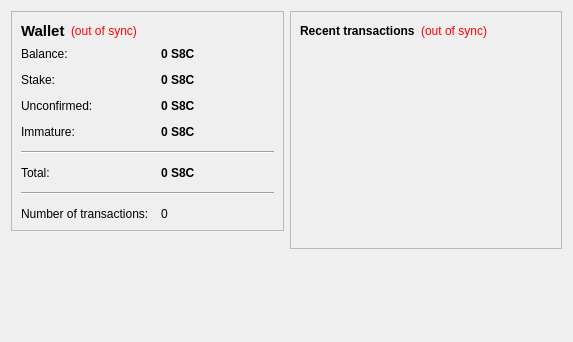
<?xml version="1.0" encoding="UTF-8"?>
<ui version="4.0">
 <class>OverviewPage</class>
 <widget class="QWidget" name="OverviewPage">
  <property name="geometry">
   <rect>
    <x>0</x>
    <y>0</y>
    <width>573</width>
    <height>342</height>
   </rect>
  </property>
  <property name="windowTitle">
   <string>Form</string>
  </property>
  <layout class="QHBoxLayout" name="horizontalLayout" stretch="1,1">
   <item>
    <layout class="QVBoxLayout" name="verticalLayout_2">
     <item>
      <widget class="QFrame" name="frame">
       <property name="frameShape">
        <enum>QFrame::StyledPanel</enum>
       </property>
       <property name="frameShadow">
        <enum>QFrame::Raised</enum>
       </property>
       <layout class="QVBoxLayout" name="verticalLayout_4">
        <item>
         <layout class="QHBoxLayout" name="horizontalLayout_4">
          <item>
           <widget class="QLabel" name="label_5">
            <property name="font">
             <font>
              <pointsize>11</pointsize>
              <weight>75</weight>
              <bold>true</bold>
             </font>
            </property>
            <property name="text">
             <string>Wallet</string>
            </property>
           </widget>
          </item>
          <item>
           <widget class="QLabel" name="labelWalletStatus">
            <property name="toolTip">
             <string>The displayed information may be out of date. Your wallet automatically synchronizes with the S88Coin network after a connection is established, but this process has not completed yet.</string>
            </property>
            <property name="styleSheet">
             <string notr="true">QLabel { color: red; }</string>
            </property>
            <property name="text">
             <string notr="true">(out of sync)</string>
            </property>
            <property name="alignment">
             <set>Qt::AlignLeading|Qt::AlignLeft|Qt::AlignVCenter</set>
            </property>
           </widget>
          </item>
          <item>
           <spacer name="horizontalSpacer_2">
            <property name="orientation">
             <enum>Qt::Horizontal</enum>
            </property>
            <property name="sizeHint" stdset="0">
             <size>
              <width>40</width>
              <height>20</height>
             </size>
            </property>
           </spacer>
          </item>
         </layout>
        </item>
        <item>
         <layout class="QFormLayout" name="formLayout_2">
          <property name="fieldGrowthPolicy">
           <enum>QFormLayout::AllNonFixedFieldsGrow</enum>
          </property>
          <property name="horizontalSpacing">
           <number>12</number>
          </property>
          <property name="verticalSpacing">
           <number>12</number>
          </property>
          <item row="0" column="0">
           <widget class="QLabel" name="label">
            <property name="text">
             <string>Balance:</string>
            </property>
           </widget>
          </item>
          <item row="0" column="1">
           <widget class="QLabel" name="labelBalance">
            <property name="font">
             <font>
              <weight>75</weight>
              <bold>true</bold>
             </font>
            </property>
            <property name="cursor">
             <cursorShape>IBeamCursor</cursorShape>
            </property>
            <property name="toolTip">
             <string>Your current balance</string>
            </property>
            <property name="text">
             <string notr="true">0 S8C</string>
            </property>
            <property name="textInteractionFlags">
             <set>Qt::LinksAccessibleByMouse|Qt::TextSelectableByKeyboard|Qt::TextSelectableByMouse</set>
            </property>
           </widget>
          </item>
          <item row="1" column="0">
           <widget class="QLabel" name="label_6">
            <property name="text">
             <string>Stake:</string>
            </property>
           </widget>
          </item>
          <item row="1" column="1">
           <widget class="QLabel" name="labelStake">
            <property name="font">
             <font>
              <weight>75</weight>
              <bold>true</bold>
             </font>
            </property>
            <property name="cursor">
             <cursorShape>IBeamCursor</cursorShape>
            </property>
            <property name="toolTip">
             <string>Total of coins that was staked, and do not yet count toward the current balance</string>
            </property>
            <property name="text">
             <string notr="true">0 S8C</string>
            </property>
            <property name="textInteractionFlags">
             <set>Qt::LinksAccessibleByMouse|Qt::TextSelectableByKeyboard|Qt::TextSelectableByMouse</set>
            </property>
           </widget>
          </item>
          <item row="2" column="0">
           <widget class="QLabel" name="label_3">
            <property name="text">
             <string>Unconfirmed:</string>
            </property>
           </widget>
          </item>
          <item row="2" column="1">
           <widget class="QLabel" name="labelUnconfirmed">
            <property name="font">
             <font>
              <weight>75</weight>
              <bold>true</bold>
             </font>
            </property>
            <property name="cursor">
             <cursorShape>IBeamCursor</cursorShape>
            </property>
            <property name="toolTip">
             <string>Total of transactions that have yet to be confirmed, and do not yet count toward the current balance</string>
            </property>
            <property name="text">
             <string notr="true">0 S8C</string>
            </property>
            <property name="textInteractionFlags">
             <set>Qt::LinksAccessibleByMouse|Qt::TextSelectableByKeyboard|Qt::TextSelectableByMouse</set>
            </property>
           </widget>
          </item>
          <item row="3" column="0">
           <widget class="QLabel" name="labelImmatureText">
            <property name="text">
             <string>Immature:</string>
            </property>
           </widget>
          </item>
          <item row="3" column="1">
           <widget class="QLabel" name="labelImmature">
            <property name="font">
             <font>
              <weight>75</weight>
              <bold>true</bold>
             </font>
            </property>
            <property name="toolTip">
             <string>Mined balance that has not yet matured</string>
            </property>
            <property name="text">
             <string notr="true">0 S8C</string>
            </property>
            <property name="textInteractionFlags">
             <set>Qt::LinksAccessibleByMouse|Qt::TextSelectableByKeyboard|Qt::TextSelectableByMouse</set>
            </property>
           </widget>
          </item>
          <item row="4" column="0" colspan="2">
           <widget class="Line" name="line">
            <property name="orientation">
             <enum>Qt::Horizontal</enum>
            </property>
           </widget>
          </item>
          <item row="5" column="0">
           <widget class="QLabel" name="labelTotalText">
            <property name="text">
             <string>Total:</string>
            </property>
           </widget>
          </item>
          <item row="5" column="1">
           <widget class="QLabel" name="labelTotal">
            <property name="font">
             <font>
              <weight>75</weight>
              <bold>true</bold>
             </font>
            </property>
            <property name="toolTip">
             <string>Sum of all balances (mature, immature, unconfirmed and stake)</string>
            </property>
            <property name="text">
             <string notr="true">0 S8C</string>
            </property>
            <property name="textInteractionFlags">
             <set>Qt::LinksAccessibleByMouse|Qt::TextSelectableByKeyboard|Qt::TextSelectableByMouse</set>
            </property>
           </widget>
          </item>
          <item row="6" column="0" colspan="2">
           <widget class="Line" name="line">
            <property name="orientation">
             <enum>Qt::Horizontal</enum>
            </property>
           </widget>
          </item>
          <item row="7" column="0">
           <widget class="QLabel" name="label_2">
            <property name="text">
             <string>Number of transactions:</string>
            </property>
           </widget>
          </item>
          <item row="7" column="1">
           <widget class="QLabel" name="labelNumTransactions">
            <property name="toolTip">
             <string>Total number of transactions in wallet</string>
            </property>
            <property name="text">
             <string notr="true">0</string>
            </property>
           </widget>
          </item>
         </layout>
        </item>
       </layout>
      </widget>
     </item>
     <item>
      <spacer name="verticalSpacer">
       <property name="orientation">
        <enum>Qt::Vertical</enum>
       </property>
       <property name="sizeHint" stdset="0">
        <size>
         <width>20</width>
         <height>40</height>
        </size>
       </property>
      </spacer>
     </item>
    </layout>
   </item>
   <item>
    <layout class="QVBoxLayout" name="verticalLayout_3">
     <item>
      <widget class="QFrame" name="frame_2">
       <property name="frameShape">
        <enum>QFrame::StyledPanel</enum>
       </property>
       <property name="frameShadow">
        <enum>QFrame::Raised</enum>
       </property>
       <layout class="QVBoxLayout" name="verticalLayout">
        <item>
         <layout class="QHBoxLayout" name="horizontalLayout_2">
          <item>
           <widget class="QLabel" name="label_4">
            <property name="text">
             <string>&lt;b&gt;Recent transactions&lt;/b&gt;</string>
            </property>
           </widget>
          </item>
          <item>
           <widget class="QLabel" name="labelTransactionsStatus">
            <property name="toolTip">
             <string>The displayed information may be out of date. Your wallet automatically synchronizes with the S88Coin network after a connection is established, but this process has not completed yet.</string>
            </property>
            <property name="styleSheet">
             <string notr="true">QLabel { color: red; }</string>
            </property>
            <property name="text">
             <string notr="true">(out of sync)</string>
            </property>
            <property name="alignment">
             <set>Qt::AlignRight|Qt::AlignTrailing|Qt::AlignVCenter</set>
            </property>
           </widget>
          </item>
          <item>
           <spacer name="horizontalSpacer">
            <property name="orientation">
             <enum>Qt::Horizontal</enum>
            </property>
            <property name="sizeHint" stdset="0">
             <size>
              <width>40</width>
              <height>20</height>
             </size>
            </property>
           </spacer>
          </item>
         </layout>
        </item>
        <item>
         <widget class="QListView" name="listTransactions">
          <property name="styleSheet">
           <string notr="true">QListView { background: transparent; }</string>
          </property>
          <property name="frameShape">
           <enum>QFrame::NoFrame</enum>
          </property>
          <property name="verticalScrollBarPolicy">
           <enum>Qt::ScrollBarAlwaysOff</enum>
          </property>
          <property name="horizontalScrollBarPolicy">
           <enum>Qt::ScrollBarAlwaysOff</enum>
          </property>
          <property name="selectionMode">
           <enum>QAbstractItemView::NoSelection</enum>
          </property>
         </widget>
        </item>
       </layout>
      </widget>
     </item>
     <item>
      <spacer name="verticalSpacer_2">
       <property name="orientation">
        <enum>Qt::Vertical</enum>
       </property>
       <property name="sizeHint" stdset="0">
        <size>
         <width>20</width>
         <height>40</height>
        </size>
       </property>
      </spacer>
     </item>
    </layout>
   </item>
  </layout>
 </widget>
 <resources/>
 <connections/>
</ui>
